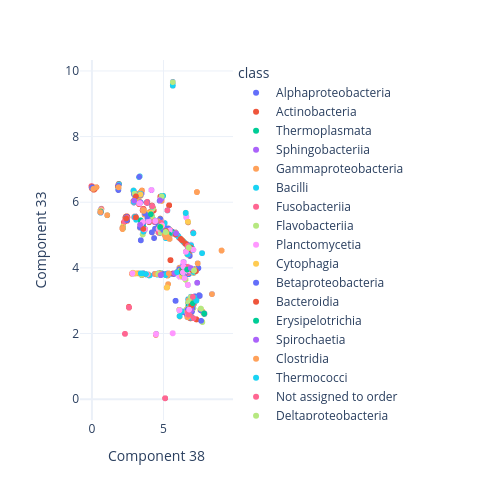

The cell this chart's notebook holds for it:
### Code cell
fig = px.scatter(
    data_frame = train,
    x = dim1,
    y = dim2, 
    color = "class",
    hover_data = ["taxon_id", "Target", "KMeans Cluster"],
    #opacity = 0.5,
    #title = "Class-Level Taxonomy, Training Set",
    template="plotly_white",
    width=500, 
    height=500
) 

fig.update_layout(showlegend=True)

fig.show()
